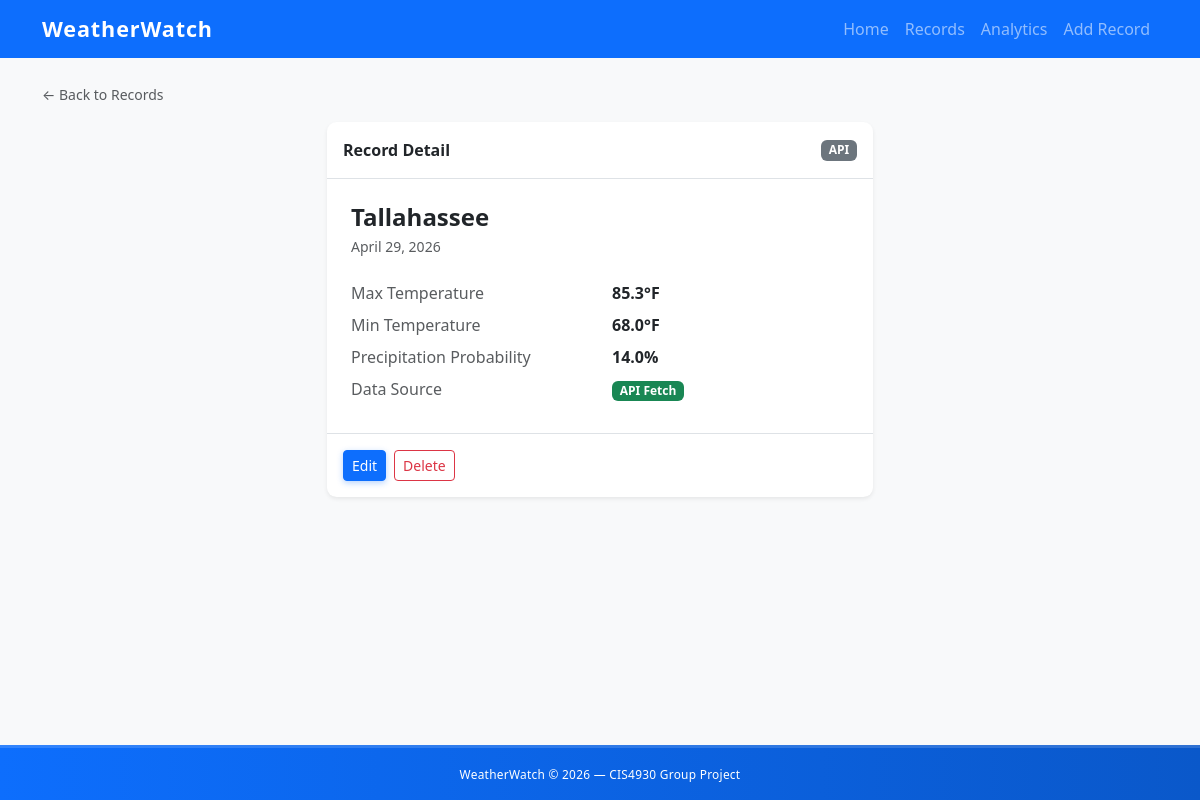
Page /records/7/ on the committed database.
### core/models.py (models this page shows, shortened)
class Record(models.Model):
    SOURCE_CHOICES = [
        ("csv", "CSV Import"),
        ("api", "API Fetch"),
    ]
    city = models.ForeignKey(
        City,
        on_delete=models.CASCADE,
        related_name="records"
    )
    date = models.DateField()
    temp_max = models.FloatField()
    temp_min = models.FloatField()
    precipitation = models.FloatField(default=0)
    source = models.CharField(
        max_length=10,
        choices=SOURCE_CHOICES,
        default="csv"
    )
    run = models.ForeignKey(
        DataRun,
        on_delete=models.SET_NULL,
        null=True,
        blank=True,
        related_name="records"
    )
    created_at = models.DateTimeField(auto_now_add=True)
    class Meta:
        ordering = ["-date", "city__name"]
        unique_together = ("city", "date")

class City(models.Model):
    name = models.CharField(max_length=100, unique=True)
    class Meta:
        ordering = ["name"]
        verbose_name_plural = "Cities"
    def __str__(self):
        return self.name

### core/views.py (the view)
# urls.py: path("records/<int:pk>/", RecordDetailView.as_view(), name = "record_detail"),
class RecordDetailView(DetailView):
    model = Record
    template_name = "core/record_detail.html"
    context_object_name = "record"

### core/templates/core/record_detail.html (shortened to what this page needs)
{% extends "core/base.html" %}
{% block content %}
<div class="mb-3">
    <a href="{% url 'records' %}" class="text-decoration-none text-muted small">&larr; Back to Records</a>
</div>
<div class="row justify-content-center">
    <div class="col-lg-6 col-md-8">
        <div class="card border-0 shadow-sm">
            <div class="card-header bg-transparent border-bottom py-3 d-flex justify-content-between align-items-center">
                <span class="fw-semibold">Record Detail</span>
                <span class="badge bg-secondary">{{ record.source|upper }}</span>
            </div>
            <div class="card-body p-4">
                <h2 class="h4 fw-bold mb-1">{{ record.city }}</h2>
                <p class="text-muted small mb-4">{{ record.date }}</p>
                <dl class="row mb-0">
                    <dt class="col-sm-6 text-muted fw-normal">Max Temperature</dt>
                    <dd class="col-sm-6 fw-semibold">{{ record.temp_max }}&deg;F</dd>
                    <dt class="col-sm-6 text-muted fw-normal">Min Temperature</dt>
                    <dd class="col-sm-6 fw-semibold">{{ record.temp_min }}&deg;F</dd>
                    <dt class="col-sm-6 text-muted fw-normal">Precipitation Probability</dt>
                    <dd class="col-sm-6 fw-semibold">{{ record.precipitation }}%</dd>
                    <dt class="col-sm-6 text-muted fw-normal">Data Source</dt>
                    <dd class="col-sm-6">
                        {% if record.source == 'csv' %}
                        <span class="badge bg-info text-dark">CSV Import</span>
                        {% else %}
                        <span class="badge bg-success">API Fetch</span>
                        {% endif %}
                    </dd>
                </dl>
            </div>
            <div class="card-footer bg-transparent border-top d-flex gap-2 py-3">
                <a href="{% url 'record_edit' record.pk %}" class="btn btn-primary btn-sm">Edit</a>
                <a href="{% url 'record_delete' record.pk %}" class="btn btn-outline-danger btn-sm">Delete</a>
            </div>
        </div>
    </div>
</div>
{% endblock %}

### core/static/css/style.css (style rules this page uses)
.card { transition: transform 0.18s ease, box-shadow 0.18s ease; border-radius: 0.6rem; }
.btn-primary { box-shadow: 0 2px 6px rgba(13, 110, 253, 0.3); transition: transform 0.15s ease, box-shadow 0.15s ease; }
body { display: flex; flex-direction: column; min-height: 100vh; background-color: #f8f9fa; }

### rows in the picture
Record: source "API", city "Tallahassee", date "April 29, 2026", temp_max "85.3", temp_min "68.0", precipitation "14.0"
